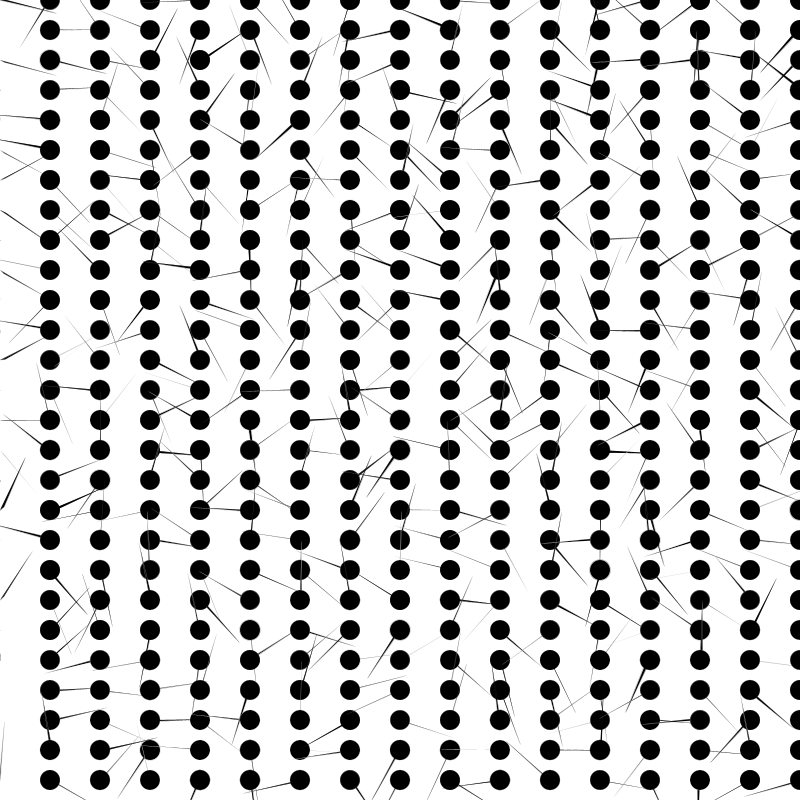
Frame 1 (no input)
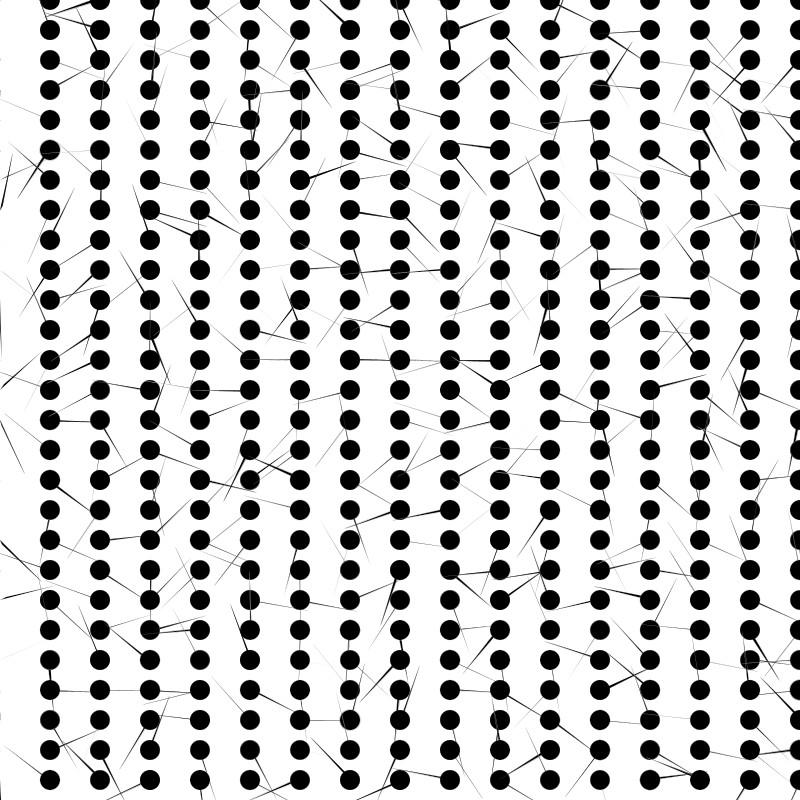
Frame 60 (the mouse pressed at the canvas centre just before this capture)
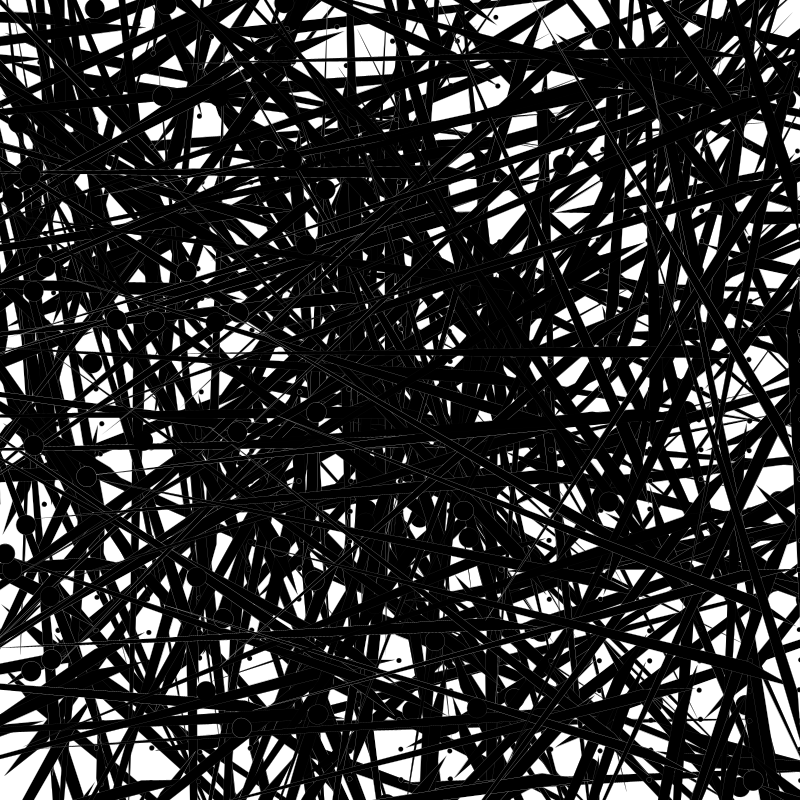
Frame 120 (the mouse held since frame 60 and released just before this capture)

The Processing sketch that drew these frames (run headless with seeded random() and noise(); from frame 60 on, the mouse is pressed at the canvas centre):

// Processing sketch: processing_60184
// ── processing_60184.pde

void setup() {
  size(800,800);
  smooth();
  background(100);
  
 
}
 
 
void draw() {
 background(255);
 fill(noise(282,76,86));

  int x=0;
  int y=0;
  float angle = 3;
 
 for (x = 0;  x <= width; x+=50) {
    for (y= 0; y <= height; y+=30) {
       
      pushMatrix();
      translate(x,y);
     angle = atan2(x,y);
      rotate(random(300));
      float abstand = random(mouseX,mouseY);
      stroke(random(282));
 strokeWeight(.2);
      triangle(30,50,mouseX,mouseY,random(5),5);
      ellipse(abstand/x,abstand/y,5,5);
       ellipse(abstand/angle,abstand,20,20);
     
      popMatrix();
       
  
   

    }
 }
}
